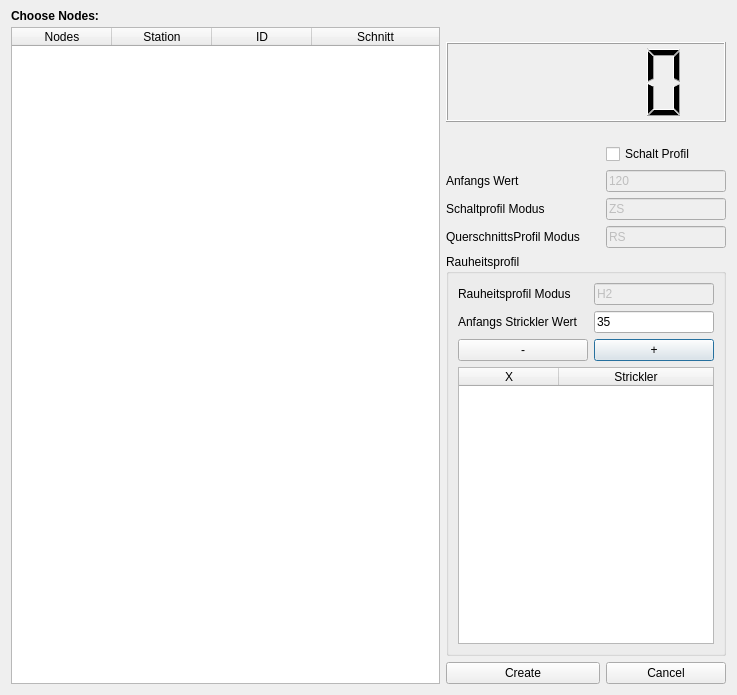
<?xml version="1.0" encoding="UTF-8"?>
<ui version="4.0">
 <class>raudialog</class>
 <widget class="QDialog" name="raudialog">
  <property name="geometry">
   <rect>
    <x>0</x>
    <y>0</y>
    <width>737</width>
    <height>695</height>
   </rect>
  </property>
  <property name="windowTitle">
   <string>Create Lamellen Profiles</string>
  </property>
  <layout class="QGridLayout" name="gridLayout" columnstretch="0,0,0,0,0,0">
   <item row="0" column="0" colspan="2">
    <widget class="QLabel" name="label_5">
     <property name="maximumSize">
      <size>
       <width>16777215</width>
       <height>10</height>
      </size>
     </property>
     <property name="font">
      <font>
       <weight>75</weight>
       <bold>true</bold>
      </font>
     </property>
     <property name="text">
      <string>Choose Nodes:</string>
     </property>
    </widget>
   </item>
   <item row="1" column="4" rowspan="2" colspan="2">
    <widget class="QLCDNumber" name="count">
     <property name="minimumSize">
      <size>
       <width>0</width>
       <height>70</height>
      </size>
     </property>
     <property name="maximumSize">
      <size>
       <width>16777215</width>
       <height>80</height>
      </size>
     </property>
    </widget>
   </item>
   <item row="1" column="0" rowspan="14" colspan="3">
    <widget class="QTableWidget" name="nodes_table">
     <property name="editTriggers">
      <set>QAbstractItemView::NoEditTriggers</set>
     </property>
     <property name="showDropIndicator" stdset="0">
      <bool>false</bool>
     </property>
     <property name="dragDropOverwriteMode">
      <bool>false</bool>
     </property>
     <property name="alternatingRowColors">
      <bool>true</bool>
     </property>
     <property name="selectionBehavior">
      <enum>QAbstractItemView::SelectRows</enum>
     </property>
     <property name="sortingEnabled">
      <bool>true</bool>
     </property>
     <property name="columnCount">
      <number>4</number>
     </property>
     <attribute name="horizontalHeaderStretchLastSection">
      <bool>true</bool>
     </attribute>
     <attribute name="verticalHeaderVisible">
      <bool>false</bool>
     </attribute>
     <column>
      <property name="text">
       <string>Nodes</string>
      </property>
     </column>
     <column>
      <property name="text">
       <string>Station</string>
      </property>
     </column>
     <column>
      <property name="text">
       <string>ID</string>
      </property>
     </column>
     <column>
      <property name="text">
       <string>Schnitt</string>
      </property>
     </column>
    </widget>
   </item>
   <item row="14" column="5">
    <widget class="QPushButton" name="cancel">
     <property name="text">
      <string>Cancel</string>
     </property>
     <property name="autoDefault">
      <bool>false</bool>
     </property>
    </widget>
   </item>
   <item row="14" column="4">
    <widget class="QPushButton" name="ok">
     <property name="text">
      <string>Create</string>
     </property>
     <property name="autoDefault">
      <bool>false</bool>
     </property>
    </widget>
   </item>
   <item row="3" column="5">
    <widget class="QCheckBox" name="_schaltercheck">
     <property name="text">
      <string>Schalt Profil</string>
     </property>
    </widget>
   </item>
   <item row="4" column="5">
    <widget class="QLineEdit" name="_swert">
     <property name="enabled">
      <bool>false</bool>
     </property>
     <property name="minimumSize">
      <size>
       <width>0</width>
       <height>0</height>
      </size>
     </property>
     <property name="maximumSize">
      <size>
       <width>120</width>
       <height>16777215</height>
      </size>
     </property>
     <property name="text">
      <string>120</string>
     </property>
    </widget>
   </item>
   <item row="4" column="4">
    <widget class="QLabel" name="label_4">
     <property name="text">
      <string>Anfangs Wert</string>
     </property>
    </widget>
   </item>
   <item row="5" column="4">
    <widget class="QLabel" name="label_3">
     <property name="text">
      <string>Schaltprofil Modus</string>
     </property>
    </widget>
   </item>
   <item row="5" column="5">
    <widget class="QLineEdit" name="_smodus">
     <property name="enabled">
      <bool>false</bool>
     </property>
     <property name="maximumSize">
      <size>
       <width>120</width>
       <height>16777215</height>
      </size>
     </property>
     <property name="text">
      <string>ZS</string>
     </property>
    </widget>
   </item>
   <item row="6" column="4">
    <widget class="QLabel" name="label">
     <property name="text">
      <string>QuerschnittsProfil Modus</string>
     </property>
    </widget>
   </item>
   <item row="6" column="5">
    <widget class="QLineEdit" name="_modus">
     <property name="enabled">
      <bool>false</bool>
     </property>
     <property name="maximumSize">
      <size>
       <width>120</width>
       <height>16777215</height>
      </size>
     </property>
     <property name="text">
      <string>RS</string>
     </property>
    </widget>
   </item>
   <item row="7" column="4" rowspan="7" colspan="2">
    <widget class="QGroupBox" name="groupBox">
     <property name="title">
      <string>Rauheitsprofil</string>
     </property>
     <layout class="QGridLayout" name="gridLayout_2">
      <item row="1" column="2">
       <widget class="QLineEdit" name="strickler">
        <property name="maximumSize">
         <size>
          <width>120</width>
          <height>16777215</height>
         </size>
        </property>
        <property name="text">
         <string>35</string>
        </property>
       </widget>
      </item>
      <item row="0" column="1">
       <widget class="QLabel" name="label_11">
        <property name="text">
         <string>Rauheitsprofil Modus</string>
        </property>
       </widget>
      </item>
      <item row="1" column="1">
       <widget class="QLabel" name="label_2">
        <property name="maximumSize">
         <size>
          <width>180</width>
          <height>16777215</height>
         </size>
        </property>
        <property name="text">
         <string>Anfangs Strickler Wert</string>
        </property>
       </widget>
      </item>
      <item row="3" column="1" rowspan="2" colspan="2">
       <widget class="QTableWidget" name="samplerau">
        <attribute name="horizontalHeaderStretchLastSection">
         <bool>true</bool>
        </attribute>
        <column>
         <property name="text">
          <string>X</string>
         </property>
        </column>
        <column>
         <property name="text">
          <string>Strickler</string>
         </property>
        </column>
       </widget>
      </item>
      <item row="0" column="2">
       <widget class="QLineEdit" name="_lmodus">
        <property name="enabled">
         <bool>false</bool>
        </property>
        <property name="maximumSize">
         <size>
          <width>120</width>
          <height>16777215</height>
         </size>
        </property>
        <property name="text">
         <string>H2</string>
        </property>
       </widget>
      </item>
      <item row="2" column="2">
       <widget class="QPushButton" name="add">
        <property name="text">
         <string>+</string>
        </property>
       </widget>
      </item>
      <item row="2" column="1">
       <widget class="QPushButton" name="del_">
        <property name="text">
         <string>-</string>
        </property>
       </widget>
      </item>
     </layout>
    </widget>
   </item>
  </layout>
 </widget>
 <resources/>
 <connections/>
</ui>
